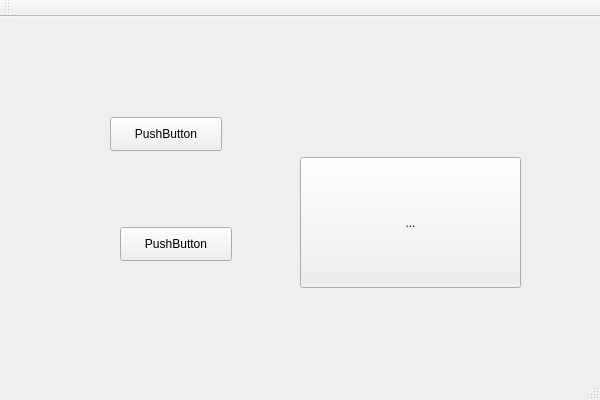
<?xml version="1.0" encoding="UTF-8"?>
<ui version="4.0">
 <class>MeshCompressionClass</class>
 <widget class="QMainWindow" name="MeshCompressionClass">
  <property name="geometry">
   <rect>
    <x>0</x>
    <y>0</y>
    <width>600</width>
    <height>400</height>
   </rect>
  </property>
  <property name="windowTitle">
   <string>MeshCompression</string>
  </property>
  <widget class="QWidget" name="centralWidget">
   <widget class="QPushButton" name="pushButton">
    <property name="geometry">
     <rect>
      <x>110</x>
      <y>100</y>
      <width>112</width>
      <height>34</height>
     </rect>
    </property>
    <property name="text">
     <string>PushButton</string>
    </property>
   </widget>
   <widget class="QPushButton" name="pushButton_2">
    <property name="geometry">
     <rect>
      <x>120</x>
      <y>210</y>
      <width>112</width>
      <height>34</height>
     </rect>
    </property>
    <property name="text">
     <string>PushButton</string>
    </property>
   </widget>
   <widget class="QToolButton" name="toolButton">
    <property name="geometry">
     <rect>
      <x>300</x>
      <y>140</y>
      <width>221</width>
      <height>131</height>
     </rect>
    </property>
    <property name="text">
     <string>...</string>
    </property>
   </widget>
  </widget>
  <widget class="QMenuBar" name="menuBar">
   <property name="geometry">
    <rect>
     <x>0</x>
     <y>0</y>
     <width>600</width>
     <height>30</height>
    </rect>
   </property>
  </widget>
  <widget class="QToolBar" name="mainToolBar">
   <attribute name="toolBarArea">
    <enum>TopToolBarArea</enum>
   </attribute>
   <attribute name="toolBarBreak">
    <bool>false</bool>
   </attribute>
  </widget>
  <widget class="QStatusBar" name="statusBar"/>
 </widget>
 <layoutdefault spacing="6" margin="11"/>
 <resources>
  <include location="meshcompression.qrc"/>
 </resources>
 <connections/>
</ui>
